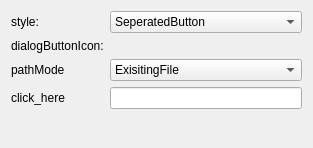
<?xml version="1.0" encoding="UTF-8"?>
<ui version="4.0">
 <class>Form</class>
 <widget class="QWidget" name="Form">
  <property name="geometry">
   <rect>
    <x>0</x>
    <y>0</y>
    <width>313</width>
    <height>148</height>
   </rect>
  </property>
  <property name="windowTitle">
   <string>Form</string>
  </property>
  <layout class="QVBoxLayout" name="verticalLayout" stretch="1,0">
   <item>
    <layout class="QFormLayout" name="formLayout">
     <item row="0" column="0">
      <widget class="QLabel" name="styleLabel">
       <property name="text">
        <string>style:</string>
       </property>
      </widget>
     </item>
     <item row="0" column="1">
      <widget class="QComboBox" name="styleComboBox">
       <item>
        <property name="text">
         <string>SeperatedButton</string>
        </property>
       </item>
       <item>
        <property name="text">
         <string>JoinedButton</string>
        </property>
       </item>
       <item>
        <property name="text">
         <string>NoButton</string>
        </property>
       </item>
      </widget>
     </item>
     <item row="1" column="0">
      <widget class="QLabel" name="dialogButtonIconLabel">
       <property name="text">
        <string>dialogButtonIcon:</string>
       </property>
      </widget>
     </item>
     <item row="1" column="1">
      <widget class="QPathEdit" name="dialogButtonIconPathEdit" native="true">
       <property name="useCompleter" stdset="0">
        <bool>false</bool>
       </property>
       <property name="defaultDirectory" stdset="0">
        <string/>
       </property>
       <property name="placeholder" stdset="0">
        <string>Path to an icon</string>
       </property>
       <property name="nameFilters" stdset="0">
        <stringlist>
         <string>Icon files (*.png *.ico)</string>
         <string>All files (*)</string>
        </stringlist>
       </property>
      </widget>
     </item>
     <item row="2" column="0">
      <widget class="QLabel" name="pathModeLabel">
       <property name="text">
        <string>pathMode</string>
       </property>
      </widget>
     </item>
     <item row="2" column="1">
      <widget class="QComboBox" name="pathModeComboBox">
       <item>
        <property name="text">
         <string>ExisitingFile</string>
        </property>
       </item>
       <item>
        <property name="text">
         <string>ExistingFolder</string>
        </property>
       </item>
       <item>
        <property name="text">
         <string>AnyFile</string>
        </property>
       </item>
      </widget>
     </item>
     <item row="3" column="0">
      <widget class="QLabel" name="click_hereLabel">
       <property name="text">
        <string>click_here</string>
       </property>
      </widget>
     </item>
     <item row="3" column="1">
      <widget class="QLineEdit" name="click_hereLineEdit"/>
     </item>
    </layout>
   </item>
   <item>
    <widget class="QPathEdit" name="pathedit" native="true">
     <property name="editable" stdset="0">
      <bool>true</bool>
     </property>
     <property name="placeholder" stdset="0">
      <string>Demonstation path edit</string>
     </property>
    </widget>
   </item>
  </layout>
 </widget>
 <customwidgets>
  <customwidget>
   <class>QPathEdit</class>
   <extends>QWidget</extends>
   <header>qpathedit.h</header>
  </customwidget>
 </customwidgets>
 <resources/>
 <connections/>
</ui>
